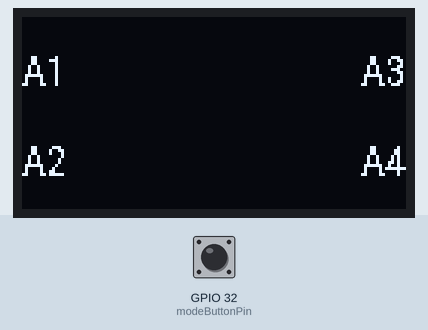
Recording of a sketch running on a simulated ESP32. On the bench: 128×64 one-colour display. The test bench sets the inputs (shaded band); at power-on: GPIO 32 (modeButtonPin) LOW. What the sketch prints to the serial monitor is not drawn.

Above: at 1.2 s.
1.3 s: GPIO 32 (modeButtonPin) pulled HIGH for 1 s
At 1.71 s:
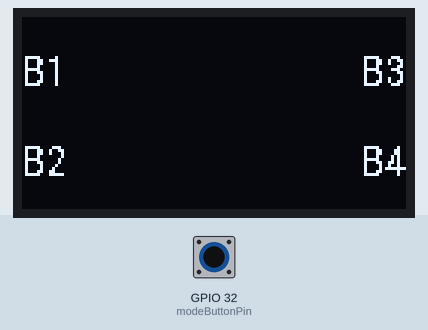
3.8 s: GPIO 32 (modeButtonPin) pulled HIGH for 0.15 s
5.5 s: GPIO 32 (modeButtonPin) pulled HIGH for 3.2 s
At 6.47 s:
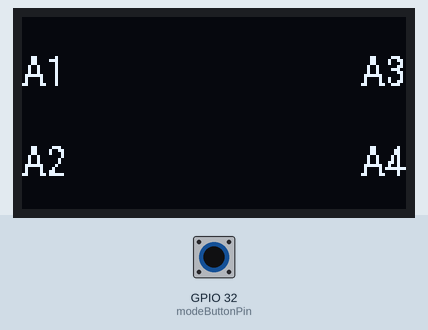
Timing chart, 0 to 8.5 s (numbered marks = the images above; inputs shaded):
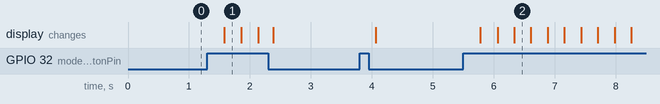

Measured:
- after the input at 1.3 s, the display: changes after 0.28 s (image 1)
- after the input at 5.5 s, the display: changes after 0.28 s (image 2)

The sketch:

pantallitaOLedTest_02.ino
```cpp
#include <Wire.h>  // Only needed for Arduino 1.6.5 and earlier
#include "SH1106Wire.h"//, legacy include: `#include "SH1106.h"

// Include custom images // This is an external .h file (in the same folder) that describes an image in HEX.
#include "images.h"

#include "font.h"

// Initialize the OLED display using Wir6e library
// D3 -> SDA
// D5 -> SCL
//SSD1306Wire  display(0x3c, 21, 22);
SH1106Wire display(0x3c, 21, 22);

String menuOptions[2][4] = {{"A1", "A2", "A3", "A4"}, {"B1", "B2", "B3", "B4"}};
int atMenu = 0;

const uint8_t modeButtonPin = 32;


void setup() {
  Serial.begin(115200);
  Serial.println();
  Serial.println();

  pinMode(modeButtonPin, INPUT);

  // Initialising the UI will init the display too.
  display.init();

  display.flipScreenVertically();
  display.setFont(Roboto_Condensed_14);

}

void loop() {
  // clear the display
  display.clear();

  if (digitalRead(modeButtonPin) == HIGH)selectMenu();
  drawOptions(atMenu);

  // write the buffer to the display
  display.display();

  delay(10);
}

void drawOptions(int menuIndex) {

  display.setFont(Roboto_Condensed_14);
  display.setTextAlignment(TEXT_ALIGN_LEFT);
  display.drawString(0, 10, menuOptions[menuIndex][0]);
  display.drawString(0, 40, menuOptions[menuIndex][1]);
  display.setTextAlignment(TEXT_ALIGN_RIGHT);
  display.drawString(128, 10, menuOptions[menuIndex][2]);
  display.drawString(128, 40, menuOptions[menuIndex][3]);


}

void selectMenu() {
  atMenu = (atMenu + 1) % 2;
  Serial.println(atMenu);
  delay(250);
}
```

Source omitted: font.h (data table, 28925 bytes), images.h (data table, 1879 bytes)
